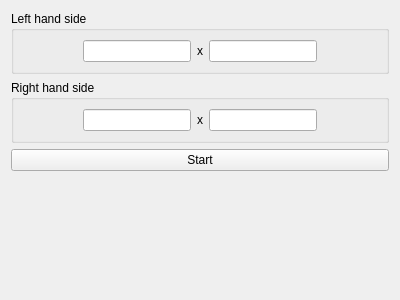
<?xml version="1.0" encoding="UTF-8"?>
<ui version="4.0">
 <class>MatrixOptions</class>
 <widget class="QWidget" name="MatrixOptions">
  <property name="geometry">
   <rect>
    <x>0</x>
    <y>0</y>
    <width>400</width>
    <height>300</height>
   </rect>
  </property>
  <property name="windowTitle">
   <string>Form</string>
  </property>
  <layout class="QVBoxLayout" name="verticalLayout">
   <item>
    <widget class="QGroupBox" name="leftMatrixBox">
     <property name="title">
      <string>Left hand side</string>
     </property>
     <layout class="QHBoxLayout" name="horizontalLayout">
      <item>
       <spacer name="horizontalSpacer">
        <property name="orientation">
         <enum>Qt::Horizontal</enum>
        </property>
        <property name="sizeHint" stdset="0">
         <size>
          <width>40</width>
          <height>20</height>
         </size>
        </property>
       </spacer>
      </item>
      <item>
       <widget class="QLineEdit" name="leftMatrixLeftSize"/>
      </item>
      <item>
       <widget class="QLabel" name="label_2">
        <property name="text">
         <string>x</string>
        </property>
       </widget>
      </item>
      <item>
       <widget class="QLineEdit" name="leftMatrixRightSize"/>
      </item>
      <item>
       <spacer name="horizontalSpacer_2">
        <property name="orientation">
         <enum>Qt::Horizontal</enum>
        </property>
        <property name="sizeHint" stdset="0">
         <size>
          <width>40</width>
          <height>20</height>
         </size>
        </property>
       </spacer>
      </item>
     </layout>
    </widget>
   </item>
   <item>
    <widget class="QGroupBox" name="rightMatrixBox">
     <property name="title">
      <string>Right hand side</string>
     </property>
     <layout class="QHBoxLayout" name="horizontalLayout_2">
      <item>
       <spacer name="horizontalSpacer_4">
        <property name="orientation">
         <enum>Qt::Horizontal</enum>
        </property>
        <property name="sizeHint" stdset="0">
         <size>
          <width>24</width>
          <height>20</height>
         </size>
        </property>
       </spacer>
      </item>
      <item>
       <widget class="QLineEdit" name="rightMatrixLeftSize"/>
      </item>
      <item>
       <widget class="QLabel" name="label">
        <property name="text">
         <string>x</string>
        </property>
       </widget>
      </item>
      <item>
       <widget class="QLineEdit" name="rightMatrixRightSize"/>
      </item>
      <item>
       <spacer name="horizontalSpacer_6">
        <property name="orientation">
         <enum>Qt::Horizontal</enum>
        </property>
        <property name="sizeHint" stdset="0">
         <size>
          <width>24</width>
          <height>20</height>
         </size>
        </property>
       </spacer>
      </item>
     </layout>
    </widget>
   </item>
   <item>
    <widget class="QPushButton" name="startButton">
     <property name="text">
      <string>Start</string>
     </property>
    </widget>
   </item>
   <item>
    <spacer name="verticalSpacer">
     <property name="orientation">
      <enum>Qt::Vertical</enum>
     </property>
     <property name="sizeHint" stdset="0">
      <size>
       <width>20</width>
       <height>40</height>
      </size>
     </property>
    </spacer>
   </item>
  </layout>
 </widget>
 <resources/>
 <connections/>
</ui>
